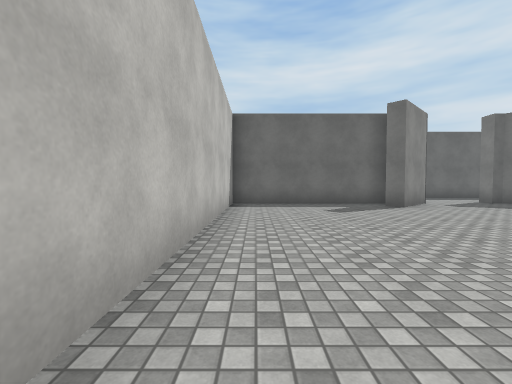
View 1 (above)

24 first-person views from a walk through a Unity game level. The camera is 1.3 m above the floor, tilts 2° down and sees 90° across. The floor is counted in squares, 2 m on a side. Each view is taken from the middle of a square. On the plan, view 1 faces up. The plan holds only what a view shows up to about 9 squares ahead; the rest is blank. The player is left out. Surface patterns are stand-ins for the level's own textures.

View 2
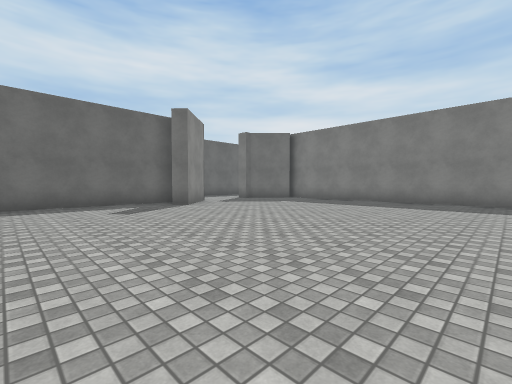

View 3
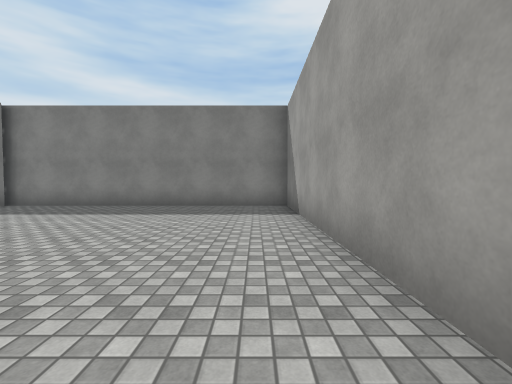

View 4
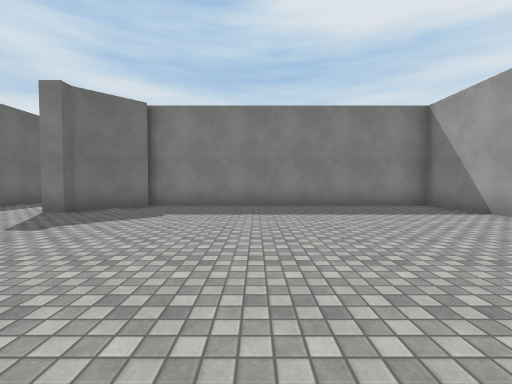

View 5
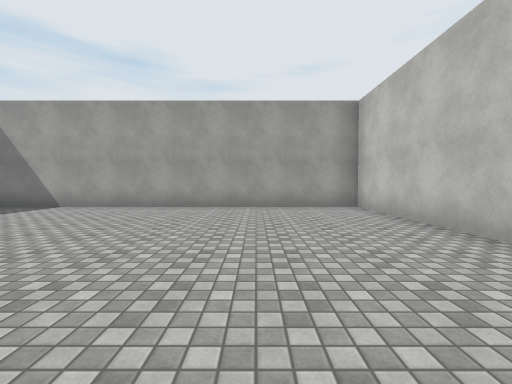

View 6
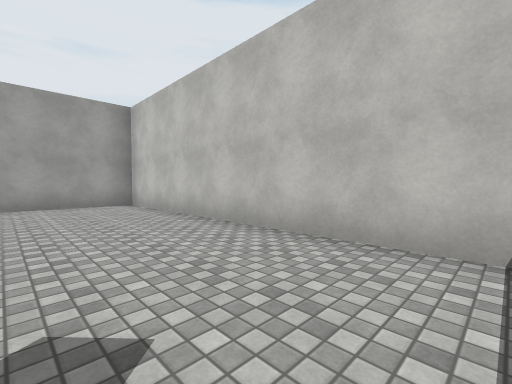

View 7
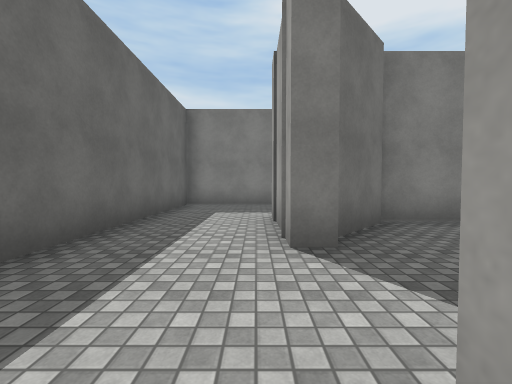

View 8
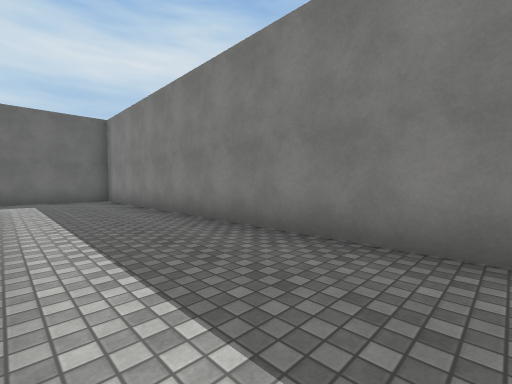

View 9
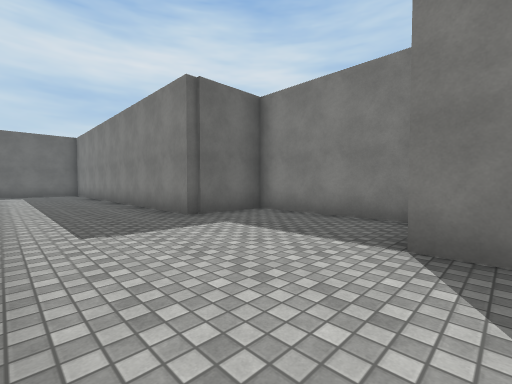

View 10
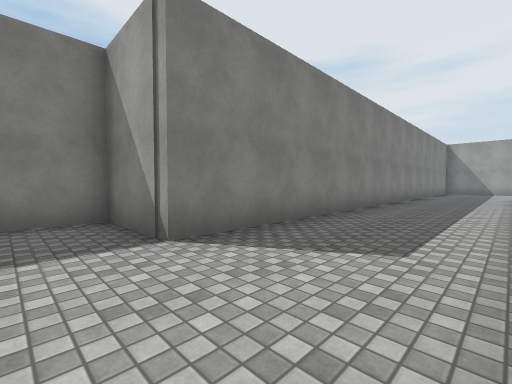

View 11
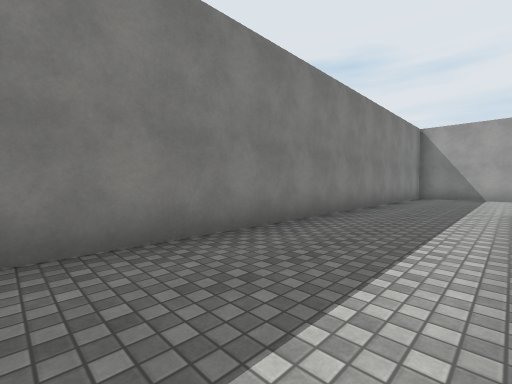

View 12
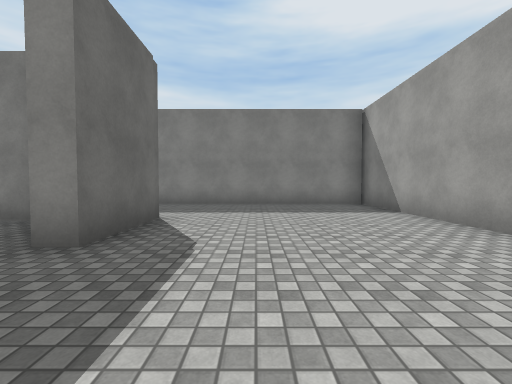

View 13
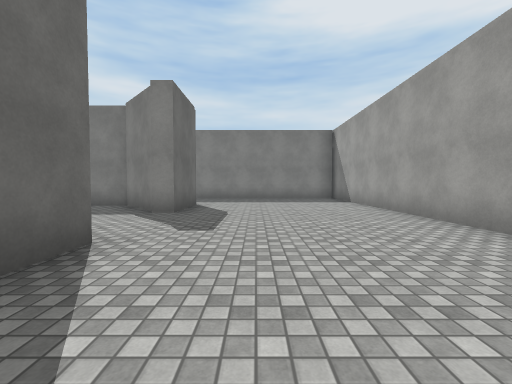

View 14
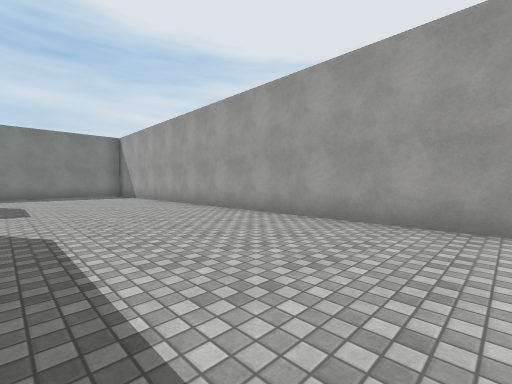

View 15
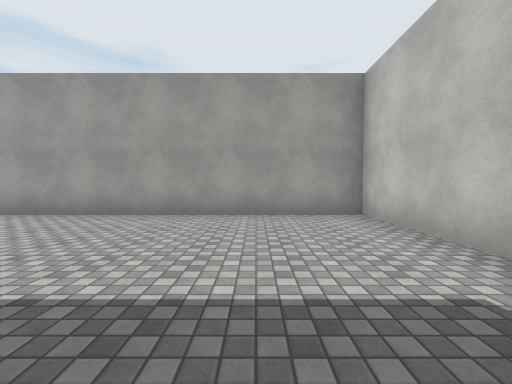

View 16
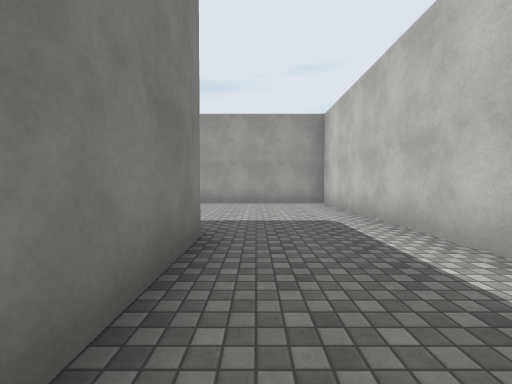

View 17
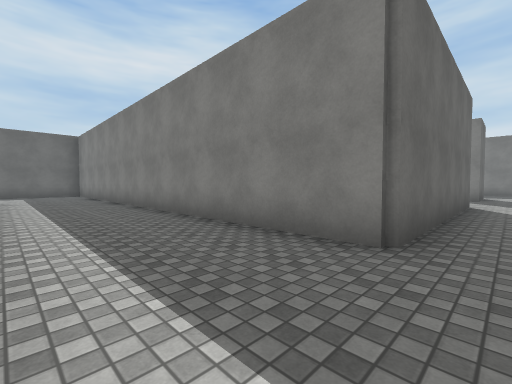

View 18
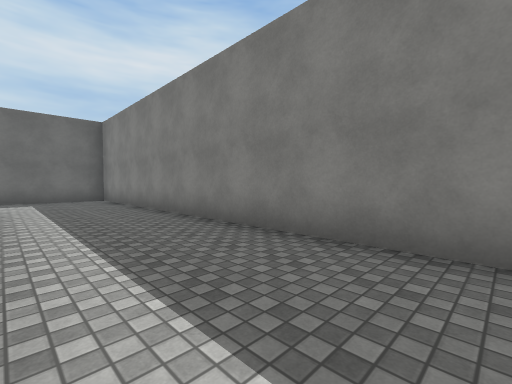

View 19
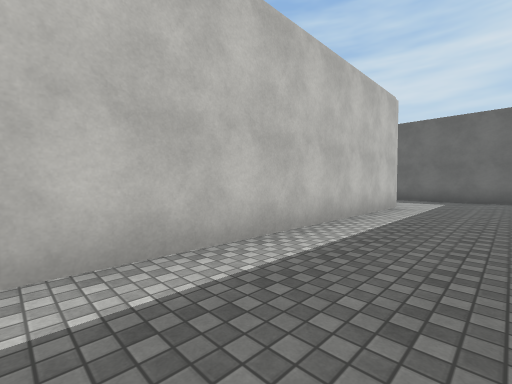

View 20
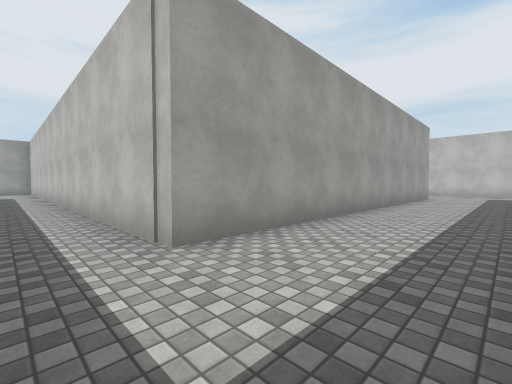

View 21
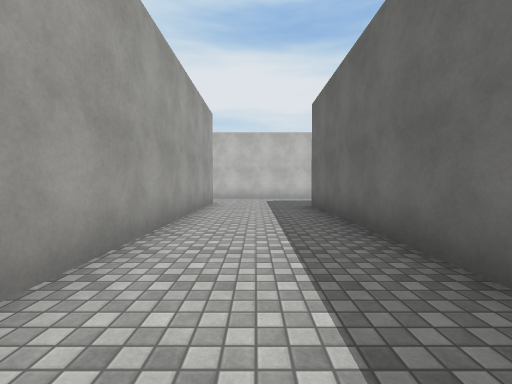

View 22
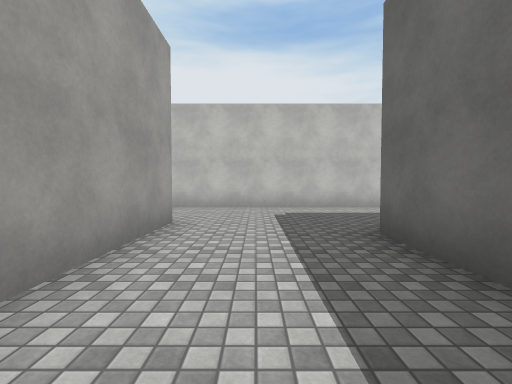

View 23
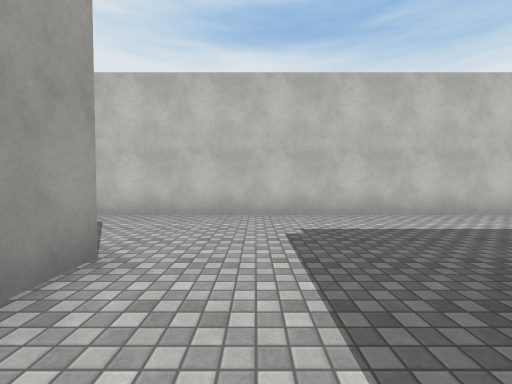

View 24
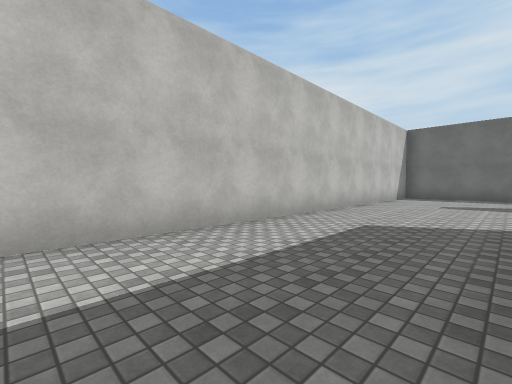

### Floor plan
Points are (right, up) in squares from view 1. A wall is a line through its corners. A room is listed if a view was taken in it or the views show most of it. See-through windows are left out.
Room 1 (views 1, 2, 3, 4, 5, 6)
walls: (4.2, 8.2) (-0.7, 8.2) (-0.7, -0.9) (9.3, -0.9) (9.3, 7.2); (5.4, 8.2) (4, 6.8) (3.6, 7.2); (9.1, 6.9) (7.9, 8.2) (7.6, 8.2)
ways out: opening at (6.5, 8) to room 2
Room 2 (views 7, 8, 9, 10, 11, 12, 13, 14, 15, 16, 17, 18, 19, 20, 21, 22, 23, 24)
walls: (-1.7, -1.4) (-4.2, -1.4); (-8.5, -1.4) (-14.2, -1.4); (-15.2, -4.4) (-4.2, -4.4) (-4.2, -20.2) (12.7, -20.2) (12.7, -3.3) (14.8, -3.3) (14.8, 0.6) (12.7, 0.6) (12.7, 11.1) (7, 11.1); (4.9, -15.2) (-1.3, -15.2) (-1.3, -1.9); (9.9, -15.2) (7.6, -15.2) (7.6, -14.6); (7.6, 8.2) (7.6, 8.7) (9.8, 8.7); (-18.2, 8.6) (-18.2, -6.2); (-15, 11.1) (-15.8, 11.1)
ways out: opening at (6.5, 8) to room 1; opening at (6, -14.3)

Positions as (right, up) in squares from view 1, and headings:
1: (0, 0), facing up
2: (0, 0), facing up-right
3: (2, 0), facing right
4: (2, 4), facing right
5: (2, 6), facing down
6: (2, 7), facing down-left
7: (5, 9), facing right
8: (10, 1), facing up-right
9: (10, -4), facing up-right
10: (10, -2), facing down-right
11: (10, -8), facing down-right
12: (5, -17), facing right
13: (2, -17), facing right
14: (-1, -16), facing down-right
15: (-2, -15), facing down
16: (-2, -12), facing down
17: (-4, -16), facing up-right
18: (-4, -12), facing up-right
19: (-2, -12), facing up-left
20: (-3, -2), facing down-left
21: (-7, -3), facing left
22: (-11, -3), facing left
23: (-13, -3), facing left
24: (-15, -1), facing up-left
